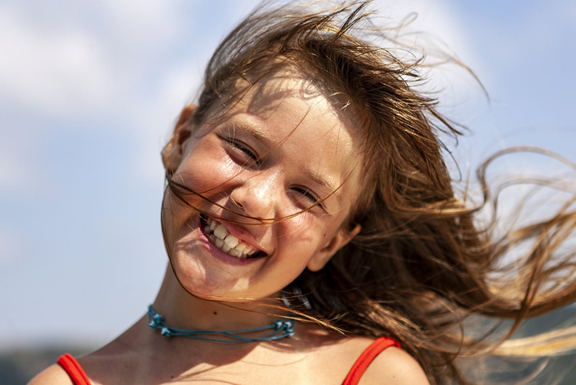
#> input picture littleGirl.png, 576 x 385 px
$ python Main.py
#> lines starting #> are read from the running program, lines starting #| are printed output that depends on the picture
import numpy
import cv2
img = cv2.imread("littleGirl.png", 0)  # 0 for gray and 1 for color
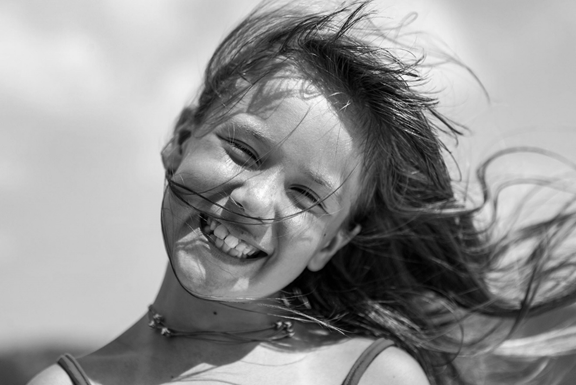
#> img: shape (385, 576); min 0, max 254, mean 146.7
cv2.imshow("Image", img)
k = cv2.waitKey(0) & 0xFF
#> (key e is pressed here)
if k==ord('e') or k==ord("E"):
    cv2.destroyAllWindows()
elif k==ord('s') or k==ord('S'):
    cv2.imwrite("dupGirl.jpeg", img)
    cv2.destroyAllWindows()
